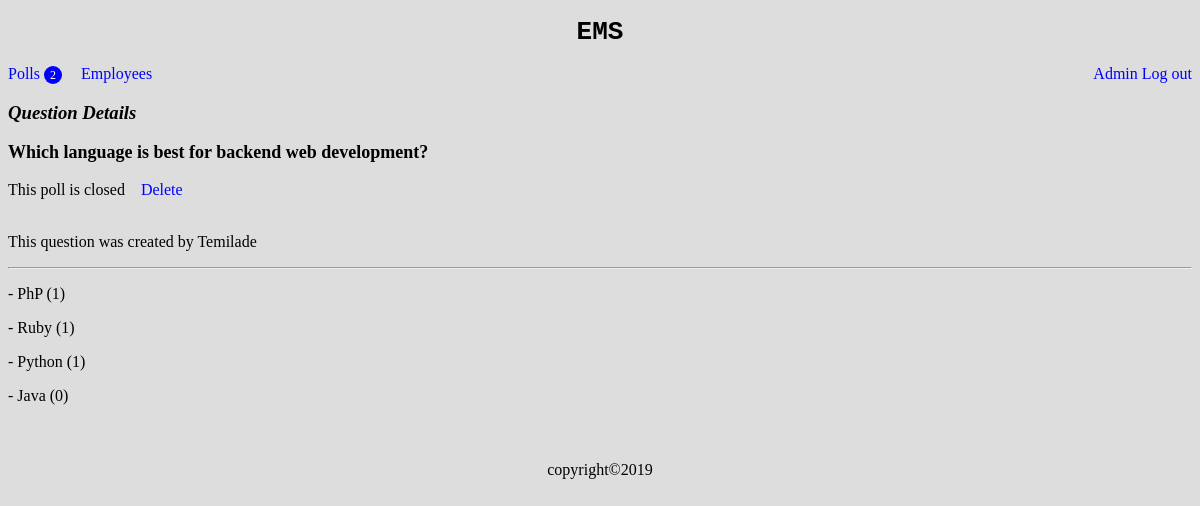
Page /3/details/ (signed in) on the committed database.
### polls/models.py (models this page shows, shortened)
class Question(models.Model):
	title = models.TextField()
	status = models.CharField(default="active", choices=STATUS_CHOICE, max_length=8)
	created_by = models.ForeignKey(User, on_delete=models.CASCADE)
	start_date = models.DateField(blank=True, null=True)
	end_date = models.DateField(blank=True, null=True)
	created_at = models.DateTimeField(auto_now_add=True)
	updated_at = models.DateTimeField(auto_now=True)
	@property
	def choices(self):
		return self.choice_set.all()

class Choice(models.Model):
	question = models.ForeignKey(Question, on_delete=models.CASCADE)
	text = models.TextField()
	created_at = models.DateTimeField(auto_now_add=True)
	updated_at = models.DateTimeField(auto_now=True)
	@property
	def votes(self):
		return self.vote_set.count()

### polls/views.py (the view)
# urls.py: path('<int:id>/details/', views.details, name='details'),
@login_required
def details(request, id=None):
	try:
		question = Question.objects.get(id=id)
	except:
		raise Http404
	context={'question' : question}
	return render(request, 'polls/details.html', context)

### ems/context_processors.py (called while the page is built)
def poll_count(request):
	active_q = Question.objects.filter(status="active").count()
	return {'active_q':active_q}

### ems/templates/polls/details.html (shortened to what this page needs)
{% extends 'base.html' %}
{% block content %}
	<h3 style="font-style: italic">Question Details</h3>
	<div>
		<p style='font-weight:bold; font-size:18px;'>{{question.title}}</p>
		{% if question.status == "active" %}
		<span><a href="{% url 'vote' id=question.id %}" style="margin-right:5px;">Vote</a></span>
		{% else %}
			<span style="margin-right: 12px;">This poll is closed</span>
		{% endif %}
		{% if user.role == "Admin" or user.role == "HR" %}
		<span><a href="{% url 'delete_poll' pk=question.id %}">Delete</a></span>
		{% endif %}
	</div><br>
		<p>This question was created by {{question.created_by.username}}</p><hr/>
		{% for choice in question.choices %}
			<p>- {{ choice.text }} ({{ choice.votes }}) </p>
		{% empty %}
			<p>No option available</p>
		{% endfor %}
{% endblock content %}

### ems/templates/base.html (shortened to what this page needs)
{% load static %}
<!DOCTYPE html>
<html>
	<head>
		<link rel="stylesheet" href="{% static 'styles/custom.css' %}">
	</head>
	<body>
		<header>
			<h1>EMS</h1>
		</header>
		{% if user.is_authenticated %}
		<nav class="flexy">
		<span>
			<a href="{% url 'home' %}" style="margin:0px 15px 0px 0px;">Polls <span class="badge">{{ active_q }}</span></a>
			<a href="{% url 'employee_list' %}">Employees</a>
			</span>
			<span>
				<a href="{% url 'employee_details' id=user.id %}">{{user.username}}</a>
				<a href="{% url 'logout' %}">Log out</a>
			</span>
		</nav>
		{% endif %}
		<main>
			{% block content %}
			{% endblock content %}
		</main>
		<footer>
			<div>
				copyright&copy2019
			</div>
		</footer>
	</body>
</html>

### ems/static/styles/custom.css (style rules this page uses)
body { font-family: cursive; background: #ddd; }
footer { text-align: center; padding-top: 40px; }
header > h1 { text-align: center; font-family: monospace; }
a { text-decoration: none; color: blue; }
.flexy { display: flex; justify-content: space-between; }
.badge { font-size: 12px; color: #fff; margin: 0px; background: blue; padding: 2px 6px; height: 8px !important; width: 8px !important; border-radius: 14px; }

### rows in the picture
Question: title "Which language is best for backend web development?", created_by.username "Temilade"
Choice: text "PhP", votes "1"
Choice: text "Ruby", votes "1"
Choice: text "Python", votes "1"
Choice: text "Java", votes "0"

### other values in the picture
{{ active_q }} "2"
{{ user.username }} "Admin"
